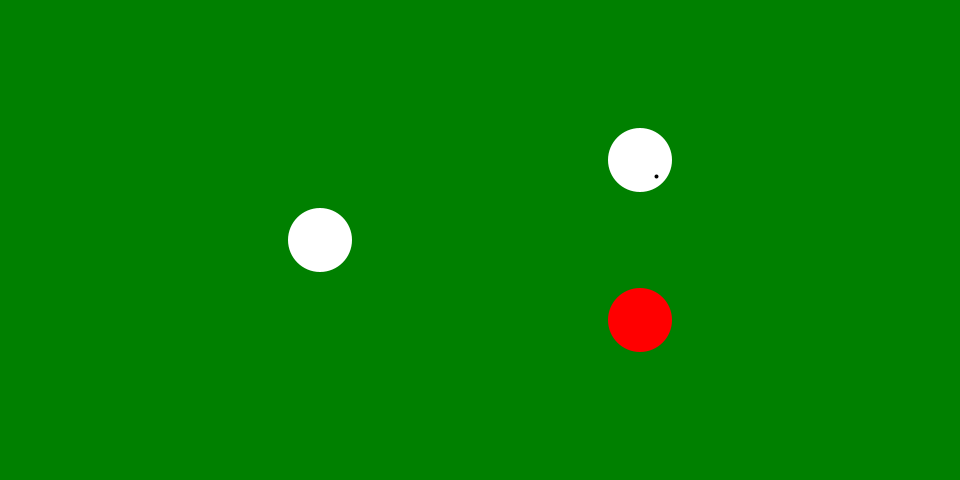
Frame 1 (no input)
Frame 60 (the mouse pressed at the canvas centre just before this capture): identical to frame 1, image omitted
Frame 120 (the mouse held since frame 60 and released just before this capture): identical to frame 1, image omitted

The Processing sketch that drew this single still picture (run headless with seeded random() and noise(); from frame 60 on, the mouse is pressed at the canvas centre):

// Processing sketch: bilhar
// ── bilhar.pde
final int windowHeight = 480;
final int windowWidth = 2 * windowHeight;

final color red = color(255, 0, 0);
final color white = color(255, 255, 255);
final color yellow = color(255, 255, 0);
final color green = color(0, 128, 0);
final color blue = color(0, 0, 255);

final float acceleration = -0.01;
float radius = 32;

class Ball {
  PVector o;
  final float r;
  final float m;
  PVector v;
  final color c;
  final boolean dot;

  Ball(float x, float y, float r, float m, float vx, float vy, color c, boolean dot)
  {
    this.o = new PVector(x, y);
    this.r = r;
    this.m = m;
    this.v = new PVector(vx, vy);
    this.c = c;
    this.dot = dot;
  }

  void draw()
  {
    pushMatrix();
    noStroke();
    fill(c);
    circle(o.x, o.y, 2*r);
    if (dot)
    {
      stroke(0);
      strokeWeight(4);
      point(o.x + r/2, o.y + r/2);
    }
    popMatrix();
  }

  void move()
  {
    o = PVector.add(o, v);
  }

  void stop()
  {
    o.set(0, 0);
  }

  void shoot(float vx, float vy)
  {
    v.add(vx, vy);
  }

  boolean contains(float x, float y)
  {
    return dist(o.x, o.y, x, y) <= r;
  }

  boolean stopped()
  {
    return v.x == 0 && v.y == 0;
  }


  void drag()
  {
    if (!stopped())
    {
      float m = v.mag();
      float m1 = constrain(m + acceleration, 0, m); // note: accelaration is negative
      v.mult(m1/m);
    }
  }

  void moveInside()
  {
    move();
    if (o.x+r > width)
    {
      o.x = width-r;
      v.x = -v.x;
    }
    if (o.y+r > height)
    {
      o.y = height-r;
      v.y = -v.y;
    }
    if (o.x-r < 0)
    {
      o.x = r;
      v.x = -v.x;
    }
    if (o.y-r < 0)
    {
      o.y = r;
      v.y = -v.y;
    }
    drag();
  }  

  boolean collide(Ball other)
  {
    return PVector.sub(o, other.o).magSq() < sq(r + other.r);
  }

  // See https://en.wikipedia.org/wiki/Elastic_collision
  PVector velocityAfterCollision(Ball other)
  {
    float k = 2 * other.m / (m + other.m);
    float num = PVector.sub(v, other.v).dot(PVector.sub(o, other.o));
    float den = PVector.sub(o, other.o).magSq();
    PVector result = PVector.sub(v, PVector.mult(PVector.sub(o, other.o), k * num / den));
    return result;
  }
}

void collision(Ball b1, Ball b2)
{
  PVector v1 = b1.velocityAfterCollision(b2);
  PVector v2 = b2.velocityAfterCollision(b1);
  b1.v = v1;
  b2.v = v2;
  while (b1.collide(b2))
  {
    b1.move();
    b2.move();
  }
}

Ball b1, b2, br;
int mouseX0, mouseY0;
boolean shooting1 = false;
boolean shooting2 = false;

void mousePressed()
{
  mouseX0 = mouseX;
  mouseY0 = mouseY;
  println("+++", mouseX0, mouseY0);
}

void mouseReleased()
{
  if (shooting1)
    b1.shoot((b1.o.x - mouseX)/32, (b1.o.y - mouseY)/32);
  if (shooting2)
    b2.shoot((b2.o.x - mouseX)/32, (b2.o.y - mouseY)/32);
}

void mouseDragged()
{
  //stroke(0);
  //line(mouseX, mouseY, mouseX0, mouseY0);
  //println(mouseX, mouseY);
}

void settings()
{
  size(windowWidth, windowHeight);
}

void setup()
{
  b1 = new Ball(width/3, height/2, 32, 1, 0, 0, white, false);
  b2 = new Ball(2*width/3, height/3, 32, 1, 0, 0, white, true);
  br = new Ball(2*width/3, 2*height/3, 32, 1, 0, 0, red, false);
}

void draw()
{ 
  update();
  background(green);
  stroke(200);
  strokeWeight(4);
  if (shooting1)
    line(mouseX, mouseY, b1.o.x, b1.o.y);
  if (shooting2)
    line(mouseX, mouseY, b2.o.x, b2.o.y);
  b1.draw();
  b2.draw();
  br.draw();
}

void update()
{
  boolean test[] = {true, true, true};
  if (b1.collide(b2))
  {
    collision(b1, b2);
    test[0] = false;
    test[1] = false;
  } else if (b1.collide(br))
  {
    collision(b1, br);
    test[0] = false;
    test[2] = false;
  } else if (b2.collide(br))
  {
    collision(b2, br);
    test[1] = false;
    test[2] = false;
  };
  if (test[0])
    b1.moveInside();
  if (test[1])
    b2.moveInside();
  if (test[2])
    br.moveInside();
  boolean allStopped = b1.stopped() && b2.stopped() && br.stopped();
  shooting1 = allStopped && mousePressed && b1.contains(mouseX0, mouseY0) && !b1.contains(mouseX, mouseY);
  shooting2 = allStopped && mousePressed && b2.contains(mouseX0, mouseY0) && !b2.contains(mouseX, mouseY);
}
